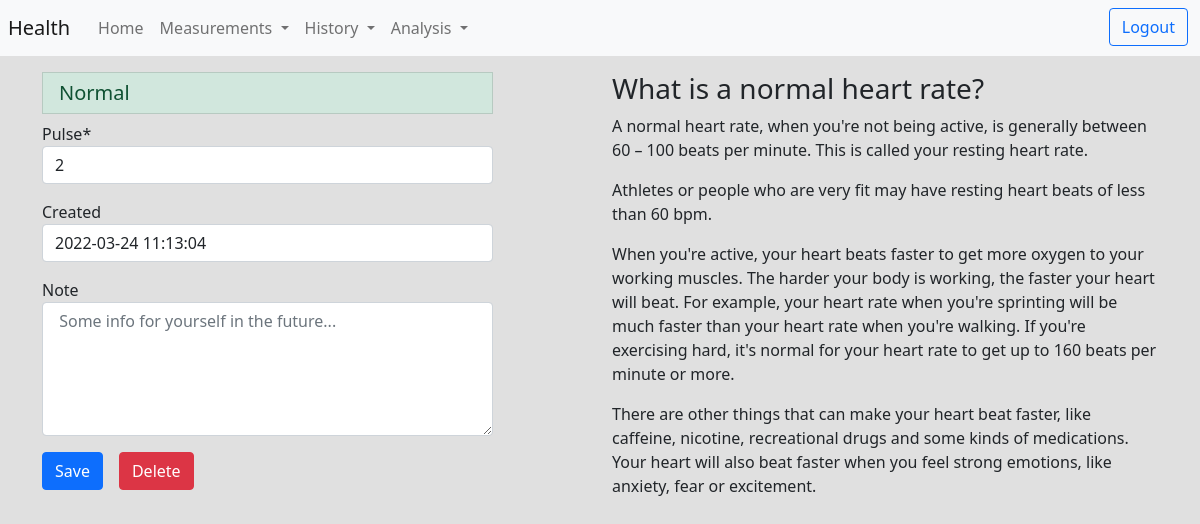
Page /history/pulse/details/1 (signed in) on the earlier database version.
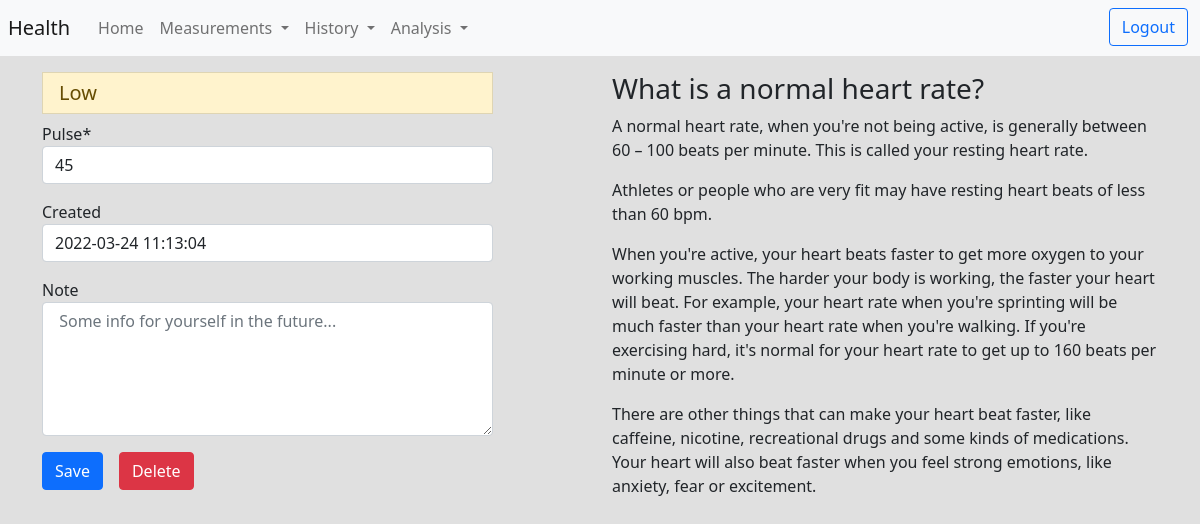
Same page on the later database version.
### measurements/models.py (models this page shows, shortened)
class Pulse(Timestamp):
  user = models.ForeignKey("auth.User", on_delete=models.CASCADE, related_name="pulse")
  pulse = models.IntegerField(blank=False, null=False)
  category = models.PositiveSmallIntegerField(default=PCategory.NORMAL)
  note = models.TextField(max_length=500, blank=True, null=True)

### history/views.py (the view)
# urls.py: path('pulse/details/<int:measurement_id>', PulseDetail, name='pulse_details'),
def PulseDetail(request, measurement_id):
  measurement = get_object_or_404(Pulse, id=measurement_id)
  if request.user == measurement.user:
    if request.method == 'POST':
      if request.POST.get('delete') == 'Delete':
        measurement.delete()
        return HttpResponseRedirect(reverse('history:pulse_history'))
      else:
        form = PulseFormEdit(request.POST, instance=measurement)
        if form.is_valid():
          instance = form.save(commit=False)
          instance.user = request.user
          instance.save()
          return render(request, 'history/pulse_details.html',
                        {'form': form,
                         'm_category': measurement.category,
                         'category': PCategory,
                         'info': 'Saved'})
    else:
      form = PulseFormEdit(instance=measurement)
      return render(request, 'history/pulse_details.html',
                    {'form': form,
                    'm_category': measurement.category,
                    'category': PCategory})
  else:
    return HttpResponseRedirect(reverse_lazy('login'))

### measurements/forms.py
class PulseFormEdit(PulseForm):
  def __init__(self, *args, **kwargs):
    super().__init__(*args, **kwargs)
    self.helper.layout = Layout(
        Field(
          'pulse', placeholder='bpm',
        ),
        Field(
          'created', placeholder=timezone.now(), css_class='mb-3'
        ),
        Field(
          'note', rows=5, placeholder=' Some info for yourself in the future...', css_class='w-100'
        ),
        ButtonHolder(
          Submit('submit', 'Save', css_class='btn btn-succes'),
          Submit('delete', 'Delete', css_class='btn btn-danger mx-3'),
          HTML('''{% if info %}<p class="align-self-center mb-0 jump-into">{{ info }}</p>{% endif %}'''),
          css_class='d-flex mt-2 mb-5'
        )
      )

### history/templates/history/pulse_details.html (shortened to what this page needs)
{% extends "base.html" %}
{% load crispy_forms_tags %}
{% block body %}
  <div class="container">
    <div class="row">
      <div class="col-sm-12 col-lg-5">
        {% if m_category == category.LOW %}
          <h5 class="list-group-item list-group-item-warning">Low</h5>
        {% elif m_category == category.HIGH %}
          <h5 class="list-group-item list-group-item-height-warning">High</h5>
        {% else %}
          <h5 class="list-group-item list-group-item-success">Normal</h5>
        {% endif %}
        {% crispy form %}
      </div>
      <div class="col-sm-12 col-lg-6 offset-lg-1">
        <h3>
          What is a normal heart rate?
        </h3>
        <p>
          A normal heart rate, when you're not being active,
          is generally between 60 – 100 beats per minute.
          This is called your resting heart rate.
        </p>
        <p>
          Athletes or people who are very fit may have resting
          heart beats of less than 60 bpm.
        </p>
        <p>
          When you're active, your heart beats faster to get
          more oxygen to your working muscles. The harder
          your body is working, the faster your heart will beat.
          For example, your heart rate when you're sprinting
          will be much faster than your heart rate when you're
          walking. If you're exercising hard, it's normal for your
          heart rate to get up to 160 beats per minute or more.
        </p>
        <p>
          There are other things that can make your heart beat
          faster, like caffeine, nicotine, recreational drugs
          and some kinds of medications. Your heart will also
          beat faster when you feel strong emotions, like anxiety,
          fear or excitement.
        </p>
      </div>
    </div>
  </div>
{% endblock %}

Differences in the rows shown:
changed Pulse: pulse "2" → "45"
Other differences:
text no longer shown: "Normal"
text now shown: "Low"
